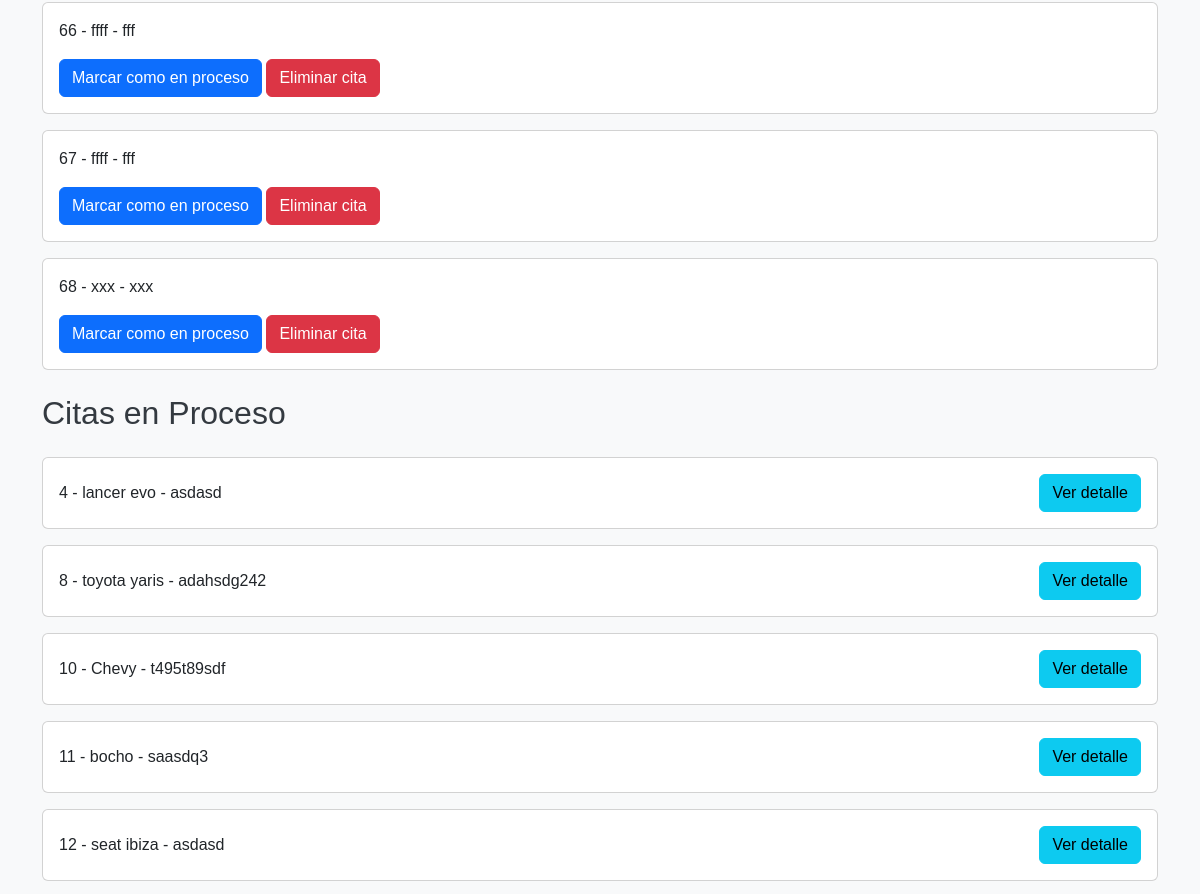
Page /panel_encargado/ (signed in, middle part) on the earlier database version.
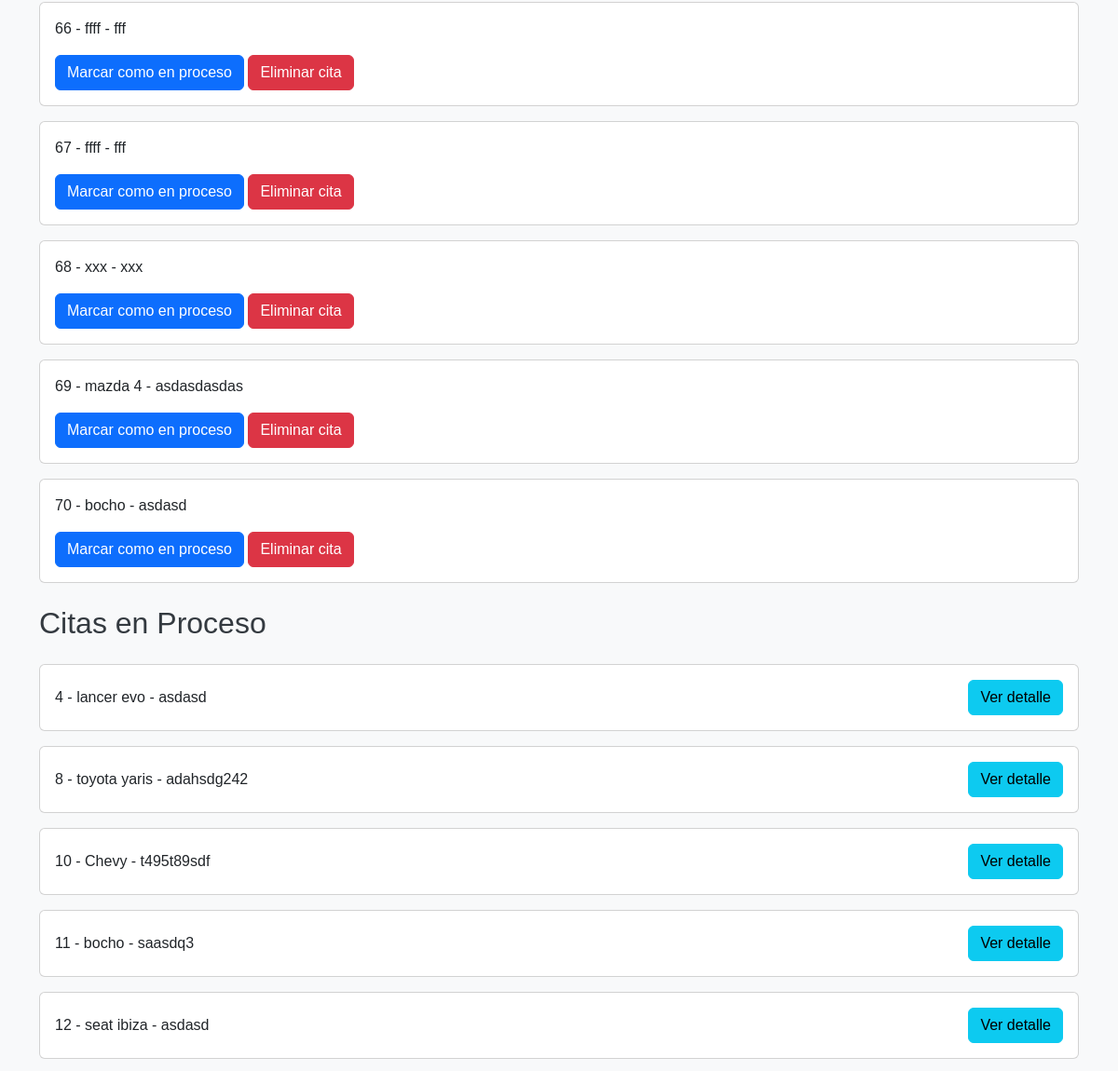
Same page on the later database version.
### autenticacion/models.py (models this page shows)
class Cita(models.Model):
    usuario = models.ForeignKey(User, on_delete=models.CASCADE)
    modelo_carro = models.CharField(max_length=100)
    color = models.CharField(max_length=100)
    placas = models.CharField(max_length=20)
    fecha = models.DateField()
    hora = models.TimeField()
    estado = models.CharField(max_length=50, default='pendiente')
    retroalimentacion = models.TextField(null=True, blank=True)
    servicios = models.ManyToManyField(Servicio, through='DetalleCita')
    def __str__(self):
        return f"Cita {self.id} - {self.modelo_carro}"

### autenticacion/views.py (the view)
# urls.py: path('panel_encargado/', v_auth.panel_encargado, name='panel_encargado'),
@login_required
def panel_encargado(request):
    citas_pendientes = Cita.objects.filter(estado='pendiente')
    citas_en_proceso = Cita.objects.filter(estado='en proceso')
    citas_finalizadas = Cita.objects.filter(estado='finalizada')
    print("Citas en espera: ",citas_pendientes.count())
    for cita1 in citas_pendientes:
        print(cita1)
    print("Citas en proceso: ", citas_en_proceso.count())
    for cita2 in citas_en_proceso:
        print(cita2)
    print("Citas finalizadas: " , citas_en_proceso.count())
    for cita3 in citas_en_proceso:
        print(cita3)
    return render(request, 'panelEncargado.html', {
        'citas_en_espera': citas_pendientes,
        'citas_en_proceso': citas_en_proceso,
        'citas_finalizadas': citas_finalizadas
    })

### main/templates/panelEncargado.html (shortened to what this page needs)
<!DOCTYPE html>
<html lang="en">
<head>
    {% extends 'layouts/base.html' %}
    {% block content %}
    <div class="container">
        <div id="en_espera" class="tabcontent" style="display: block;">
            {% for cita in citas_en_espera %}
                <div class="card mb-3">
                    <div class="card-body">
                        <p class="card-text">{{ cita.id }} - {{cita.modelo_carro}} - {{cita.placas}}</p>
                        <form action="{% url 'modificar_estado_cita' cita.id %}" method="post" class="d-inline">
                            <button type="submit" class="btn btn-primary" onclick="return confirm('¿Estás seguro de modificar el estado de la cita?')">Marcar como en proceso</button>
                        </form>
                        <form action="{% url 'eliminar_cita' cita.id %}" method="post" class="d-inline">
                            <button type="submit" class="btn btn-danger" onclick="return confirm('¿Estás seguro de eliminar la cita?')">Eliminar cita</button>
                        </form>
                    </div>
                </div>
            {% endfor %}
        </div>
        <div id="en_proceso" class="tabcontent">
            <h2 class="my-4">Citas en Proceso</h2>
            {% for cita in citas_en_proceso %}
                <div class="card mb-3">
                    <div class="card-body d-flex justify-content-between align-items-center">
                        <div>
                            <p class="card-text mb-0">{{ cita.id }} - {{cita.modelo_carro}} - {{cita.placas}}</p>
                        </div>
                        <a href="{% url 'detalle_cita_en_proceso' cita.id%}" class="btn btn-info">Ver detalle</a>
                    </div>
                </div>
            {% endfor %}
        </div>
    </div>
    {% endblock %}

Differences in the rows shown:
added Cita: id "69", modelo_carro "mazda 4", placas "asdasdasdas"
added Cita: id "70", modelo_carro "bocho", placas "asdasd"
